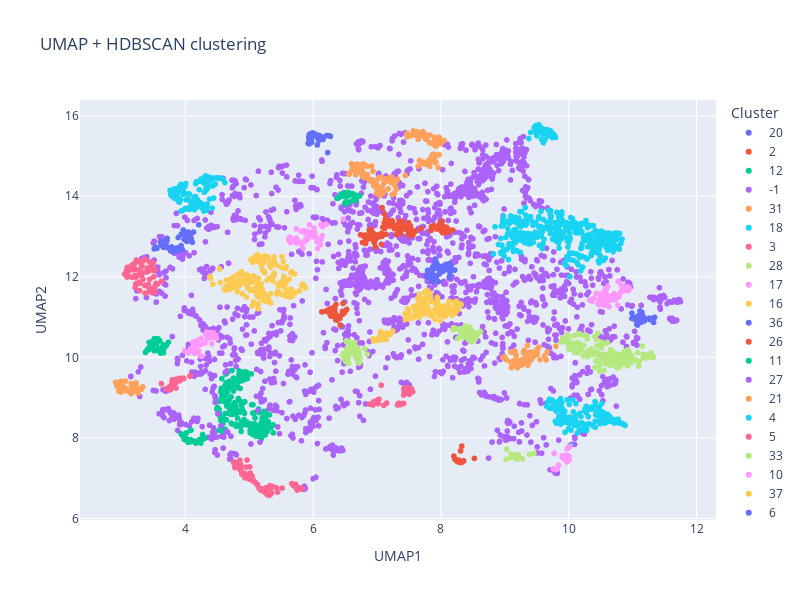

This figure's notebook cell:
### Code cell
gene_labels = bp_no_redundancy.index  # nomi o ID dei geni
embedding, cluster_labels = umap_hdbscan_plot(
    X_tfidf,
    gene_labels=gene_labels,
    interactive=True
)
